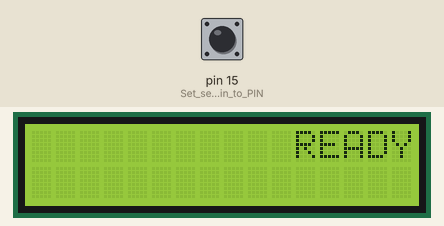
Recording of a sketch running on a simulated Arduino Uno, built with avr-gcc and run on an emulated ATmega328P. On the bench: 16×2 character LCD. The inputs (shaded band) are chosen by the test bench; at power-on: pin 15 (Set_sensor_pin_to_PIN) LOW. What the sketch prints to the serial monitor is not drawn.

Above: at 1.2 s.
1.3 s: pin 15 (Set_sensor_pin_to_PIN) pulsed HIGH 2 times (0.12 s each, 0.3 s apart)
At 2.4 s:
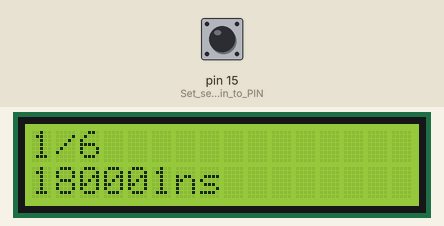
At 3.4 s:
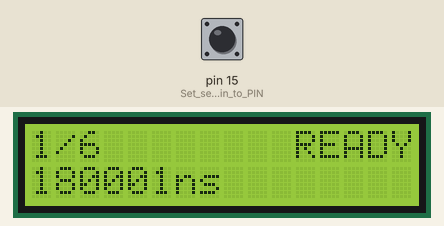
Timing chart, 0 to 4.9 s (numbered marks = the images above; inputs shaded):
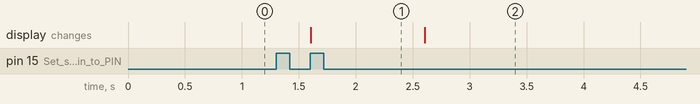

Measured:
- after the input at 1.3 s, the display: changes after 0.30 s (image 1)

The sketch:

shutter_speed_tester_0.0.2.ino
```cpp
#include <LiquidCrystal.h>

LiquidCrystal lcd(8, 9, 4, 5, 6, 7); //LCD pin
unsigned long duration = 0;          //Shutter speed (ns)
double sec = 0;                      //Shutter speed (ms)(s)
double shutter = 0;                  //Shutter speed (denominator)

void setup()
{
	pinMode(15, INPUT);              //Set sensor pin to PIN(15) INPUT
	Serial.begin(9600);              //Serial monitor 9600bps
	lcd.begin(16, 2);                //LCD initialize
	lcd.setCursor(11, 0);
	lcd.print("READY");
}
void loop()
{
	duration = pulseIn(15, LOW, 180000000);     //time out at 180sec
	if (duration > 1);
	{
		lcd.clear();
		Serial.println("---");
		if (duration >= 100000 && duration < 1000000) //0.1sec >= duration < 1sec
		{
			sec = duration / 1000;
			sec = 1000 / sec;

			//Transfer data to serial monitor
			Serial.print("1/"); Serial.println(sec, 0);
			Serial.print(duration); Serial.println("ns");
			Serial.println("");

			//LCD
			lcd.setCursor(0, 0);
			lcd.print("1/"); lcd.print(sec, 0);
			lcd.setCursor(0, 1);
			lcd.print(duration); lcd.print("ns");
		}
		else if (duration >= 1000000)// >=1sec
		{
			sec = duration / 1000;
			sec = sec / 1000;

			//Transfer data to serial monitor
			Serial.print(sec); Serial.println("s");
			Serial.print(duration); Serial.println("ns");
			Serial.println("");

			//LCD
			lcd.setCursor(0, 0);
			lcd.print(sec); lcd.print("s");
			lcd.setCursor(0, 1);
			lcd.print(duration); lcd.print("ns");
		}
		else if (duration < 100000) // < 0.1
		{
			shutter = 1000000 / duration;

			//Transfer data to serial monitor
			Serial.print("1/"); Serial.println(shutter, 0);
			Serial.print(duration); Serial.println("ns");
			Serial.println("");

			//LCD
			lcd.setCursor(0, 0);
			lcd.print("1/"); lcd.print(shutter, 0);
			lcd.setCursor(0, 1);
			lcd.print(duration); lcd.print("ns");
		}
		else if (duration = 0)
		{
			//LCD
			lcd.setCursor(0, 0);
			lcd.print("ERROR");

		}
		delay(1000);
		lcd.setCursor(11, 0);
		lcd.print("READY");

	}
}
```
